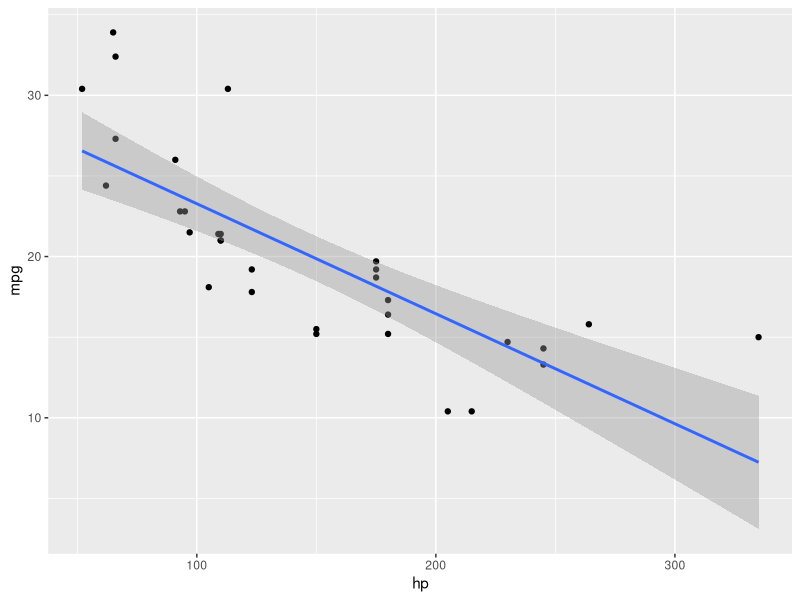
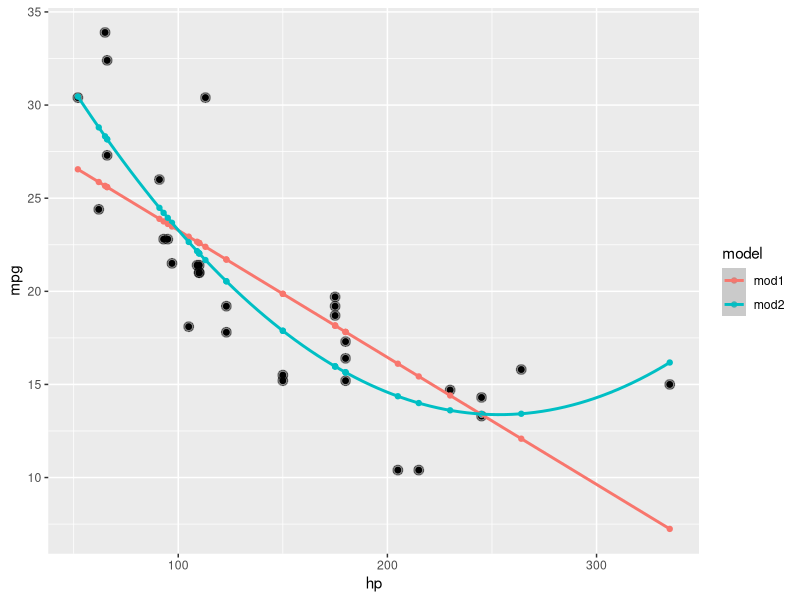
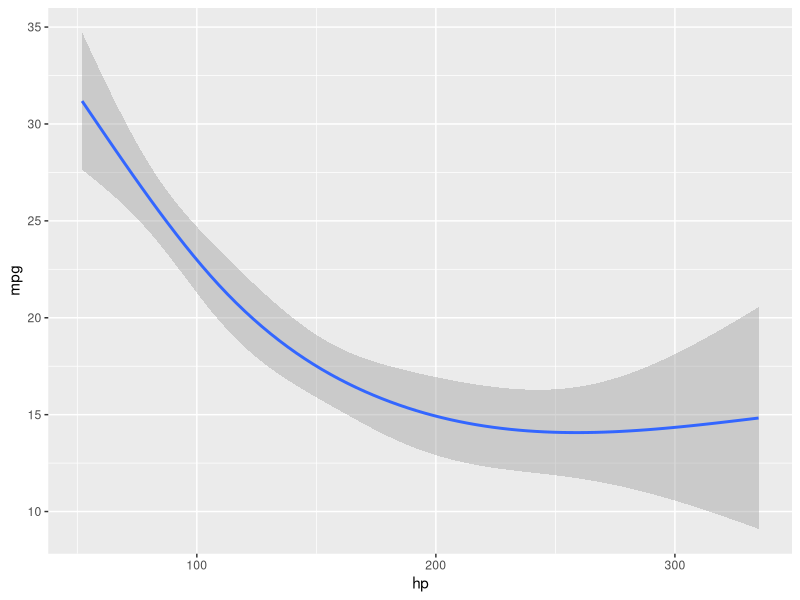

The R script that drew these images, in order:
## ---- chunk 1
knitr::opts_chunk$set(echo = TRUE)
data(mtcars)
library(tidyverse)
library(modelr)
## ---- chunk 2
summary(mtcars)
## ---- chunk 3
ggplot(mtcars, aes(x=hp,y=mpg))+
  geom_point()+
  geom_smooth(method="lm")
## ---- chunk 4
mod1 <- glm(dat=mtcars,
            formula = mpg~hp)
mod2 <- glm(data = mtcars,
            formula = mpg ~ poly(hp,2))
summary(mod1)
summary(mod2)
## ---- chunk 5

gather_predictions(mtcars,mod1,mod2) %>%
  ggplot(aes(x=hp,y=mpg))+
  geom_point(aes(x=hp,y=mpg))+
  geom_point(size=3,alpha=.25)+
  geom_point(aes(y=pred,color=model))+
  geom_smooth(aes(y=pred,color=model))
## ---- chunk 6
mean(residuals(mod1)^2)
mean(residuals(mod2)^2)
## ---- chunk 7
library(splines)
ggplot(data=mtcars, aes(x=hp,y=mpg))+
  geom_smooth(method="lm", formula = y ~ ns(x,3))

